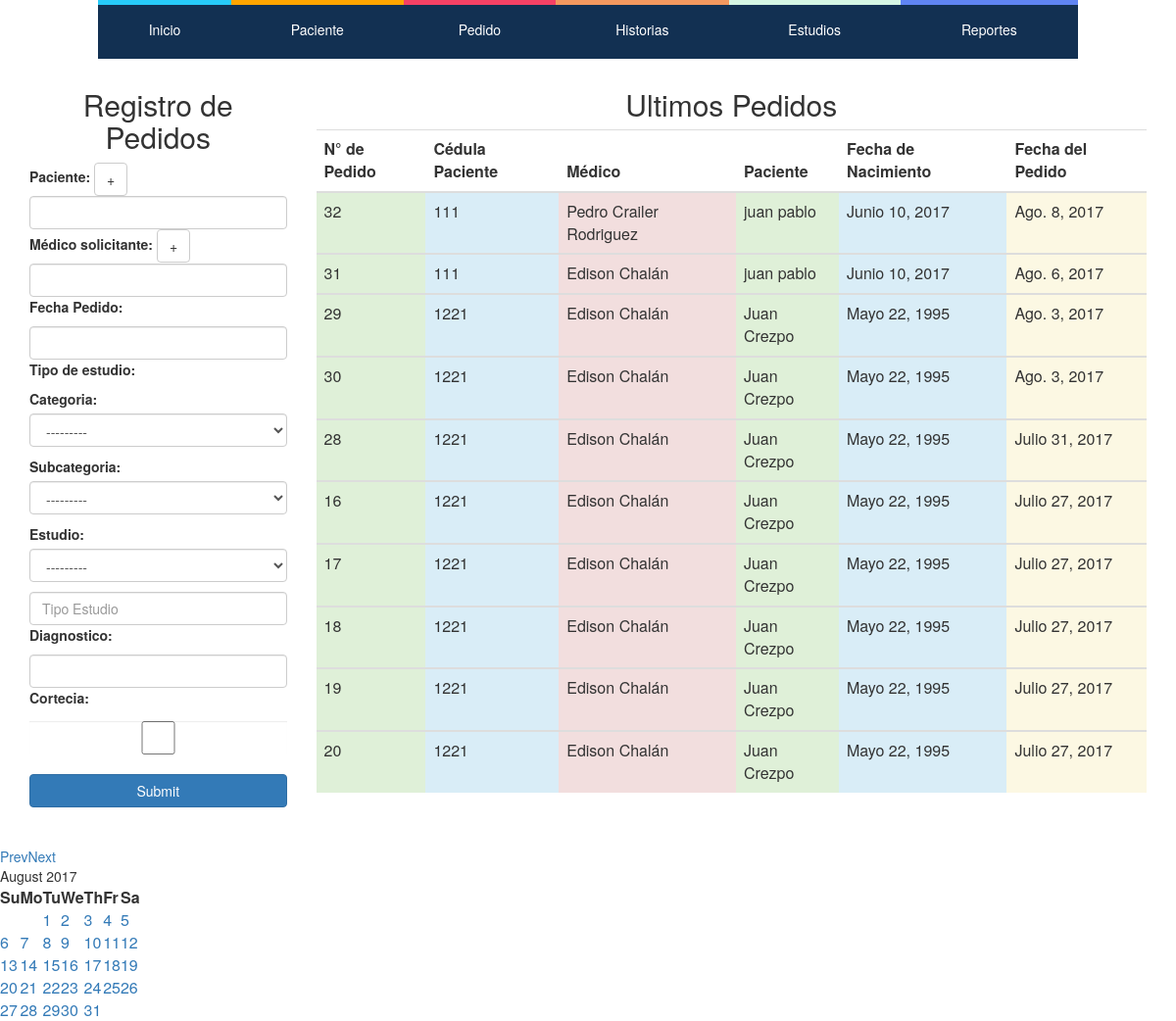
The page /pedidos/ (signed in) on the database its author committed.
### hcapp/models.py (models this page shows, shortened)
class Pedido(models.Model):
    TRUE_FALSE_CHOICE = ((True, "Yes"),(False, "No"))
    Paciente= models.ForeignKey(Paciente, on_delete=models.PROTECT)
    Medico= models.ForeignKey(MedicoSolicitante, on_delete=models.PROTECT)
    Diagnostico_presuntivo= models.CharField(max_length=255, null=True, blank=True)
    Fecha_pedido = models.DateField(auto_now=True) # auto_add será valido ???
    Fecha = models.DateField(auto_now=True)
    Cortecia = models.BooleanField(choices=TRUE_FALSE_CHOICE)

class Paciente (models.Model):
    Cedula = models.IntegerField(null=False, blank=False, unique=True) # es necesaria?
    Nombre = models.CharField(max_length=128, null=False, blank=False)
    Apellido = models.CharField(max_length=128, null=False, blank=False)
    Telefono = models.IntegerField(validators=[MaxValueValidator(9999999999)], null=True, blank=True)
    Fecha_nacimiento= models.DateField(null= True, blank=True)
    Fecha_ingreso= models.DateField(auto_now=True, auto_now_add=False)
    '''def save(self, *args, **kwargs):
        if not self.Edad:
            self.Edad = calculate_age(self.Fecha_nacimiento)
        super(Paciente, self).save(*args, **kwargs)'''

class MedicoSolicitante (models.Model):
    Nombre = models.CharField(max_length=128, null=False, blank=False)
    Apellido = models.CharField(max_length=128, null=False, blank=False)
    Telefono = models.IntegerField(validators=[MaxValueValidator(9999999999)], null=True, blank=True)

### hcapp/views.py (the view)
# urls.py: url(r'^pedidos/$',user_passes_test(views.superuser_or_medico)(views.PedidosHome) ,name="Home-Pedidos"),
def PedidosHome(request):
    nform=NombreEstudioForm()
    form=PedidoForm()
    drop=TipoEstudioForm()
    ultimos_pedidos= Pedido.objects.order_by('-Fecha')[:10]
    context={'form':form, 'nombre_estudio_form':nform,
    'drop_form':drop, 'ultimos_pedidos':ultimos_pedidos}
    return render(request, "hcapp/pedidos_home.html",context )

### hcapp/forms.py
class PedidoForm(forms.Form):
    Paciente = forms.CharField(validators=[validar_cliente_existe], widget=forms.TextInput(attrs={'class': 'form-control'}))
    Medico= forms.CharField(validators=[validar_medico_existe], label='Médico solicitante',required=False)
    Fecha= forms.DateField(label='Fecha Pedido',required=False)
    Estudio=forms.CharField(widget=forms.TextInput(attrs={'placeholder': 'Tipo Estudio', 'title': 'Escribe el nombre del estudio y se autocompletará'}), label='Tipo de estudio',validators=[validar_estudio_existe])
    Diagnostico=forms.CharField(required=False)
    Cortecia = forms.BooleanField(widget=forms.CheckboxInput(attrs={'title': 'Haz click si este pedido será una Cortecía'}),required=False)
    def __init__(self, *args, **kwargs):
        super(PedidoForm, self).__init__(*args, **kwargs)
        for x, y in self.fields.items():
            self.fields[x].widget.attrs.update({'class': 'form-control'})

class NombreEstudioForm(forms.Form):
    Estudio=forms.CharField(widget=forms.TextInput(attrs={'class': 'form-control'}), label='Tipo de estudio',validators=[validar_estudio_existe],required=False)

### hcapp/models.py (called while the page is built)
    def __str__(self):
        return ("cat: "+str(self.Nombre))

### hcapp/views.py (called while the page is built)
def superuser_or_medico(user):
    return user.is_superuser or user.groups.filter(name='medicos').exists()

### hcapp/templates/hcapp/pedidos_home.html (shortened to what this page needs)
{% extends "hcapp/index.html" %}
{% load staticfiles %}
{% block contenido %}
<div class="container">
  <div class="row">
    <div class="col-md-3 col-xs-4 col-sm-6">
      <form method="post" action="{% url 'hcapp:Crear-Pedidos' %}">
        <h2 align="center">Registro de Pedidos</h2>
          {% for field in form%}
          <label> {{field.label_tag}} </label>
          {% if field.name == 'Paciente' %}
        <input title="Crear nuevo Paciente" type="button" class="btn btn-default" value="+" onclick="location.href = '{% url 'hcapp:Crear-Paciente' %}'">
        {% endif %}
        {% if field.name == 'Medico' %}
        <input title="Crear nuevo Médico" type="button" class="btn btn-default" value="+" onclick="location.href = '{% url 'hcapp:Crear-Medico' %}'">
        {% endif %}
        {% if field.name == 'Estudio' %}
        {{drop_form.as_p}}
        {% endif %}
            <div > {{ field }} </div>
        {% endfor %}
        <br>
        <input type="submit" class="btn btn-primary btn-block" name="enviar">
        <br>
    </form>
    </div>
      <div class="col-md-9 col-xs-8 col-sm-6">
        <div class="table-responsive" align="center">
          <table class="table Contextual Classes" >
                          <thead>
                              <tr colspan="6" align="center"><center><h2> Ultimos Pedidos</h2></center></tr>
                            <tr>
                                <th align="center"> N° de Pedido </th>
                                <th align="center"> Cédula Paciente </th>
                                <th align="center"> Médico </th>
                                <th align="center"> Paciente </th>
                                <th align="center"> Fecha de Nacimiento </th>
                                <th align="center"> Fecha del Pedido </th>
                            </tr>
                          </thead>
                              {% for pedido in ultimos_pedidos %}
                          <tbody>
                           <tr>
                                <td class="success">
                                   {{pedido.pk}}
                                </td>
                                <td class="info">
                                   {{pedido.Paciente.Cedula}}
                                </td>
                                <td class="danger">
                                    {{pedido.Medico.Nombre}} {{pedido.Medico.Apellido}}
                                </td>
                                <td class="success">
                                    {{pedido.Paciente.Nombre }}  {{pedido.Paciente.Apellido}}
                                </td>
                                <td class="info">
                                  {{pedido.Paciente.Fecha_nacimiento}}
                                </td>
                                <td class="warning">
                                  {{pedido.Fecha_pedido}}
                                </td>
                            </tr>
                            </tbody>
                            {% endfor %}
                    </table>
                </div>
            </div>
        <br>
  </div>
</div>
<br>
{% endblock contenido %}

### hcapp - copia/templates/hcapp/index.html (shortened to what this page needs)
{% load staticfiles %}
<html lang="en">
    <link rel="stylesheet" href="{% static 'css/fonts.css' %}">
    <link rel="stylesheet" href="{% static 'css/estilo_distribucion_cntenido.css' %}">
    <link rel="stylesheet" href="{% static 'css/style.css' %}">
    <link rel="stylesheet" href="{% static 'css_boot/bootstrap.css' %}">
  <head>
 </head>
  <body>
    <div class="contenedor_titulo">
        <div class="col-md-12">
            <h1 align="center"> CEDYLABE <span>&#160</span></h1>
        </div>
    </div>
        <div id="contenedor">
            <nav>
                <ul>
                    <li><a href="index.html"><span class="color1"><i class="icon icon-home"></i></span>Inicio</a></li>
                    <li><a href="{% url "hcapp:Crear-Paciente" %}"><span class="color2"><i class="icon icon-man"></i></span>Paciente</a></li>
                    <li><a href="pedido.html"><span class="color3"><i class="icon icon-file-text2"></i></span>Pedido</a></li>
                    <li><a href="historias.html"><span class="color4"><i class="icon icon-files-empty"></i></span>Historias</a></li>
                    <li><a href="estudios.html"><span class="color5"><i class="icon icon-profile"></i></span>Estudios</a></li>
                    <li><a href="reportes.html"><span class="color6"><i class="icon icon-folder-open"></i></span>Reportes</a></li>
                </ul>
            </nav>
        </div>
{% block contenido %}
{% endblock contenido %}
  </body>
  </body>
 </html>

### hcapp/static/css/estilo_distribucion_cntenido.css (style rules this page uses)
* { margin: 0; padding: 0; }
body { font-family: none; background: #fff; color: #fff; }
nav { top:-20px; position: absolute; left:0; right:0; margin:20px auto; max-width:1000px; width:90%; }
nav ul { list-style:none; }
nav > ul { display:table; width:100%; background:#123052; position:relative; }
nav > ul li { display:table-cell; }
nav > ul > li { display: table-cell; }
nav > ul li a { color:#fff; display:block; line-height:20px; padding:20px; position: relative; text-align:center; text-decoration:none; -webkit-transition: all .3s ease; -moz-transition: all .3s ease; -ms-transition: all .3s ease; -o-transition: all .3s ease; transition: all .3s ease; }
nav > ul > li > a span { background:#174459; display:block; height:100%; width:100%; left:0; position:absolute; top:-55px; -webkit-transition: all .3s ease; -moz-transition: all .3s ease; -ms-transition: all .3s ease; -o-transition: all .3s ease; transition: all .3s ease; }
nav > ul > li > a span .icon { display:block; line-height:60px; }
nav ul li a .color1 { background: #27CBF9; }
nav ul li a .color2 { background:orange; }
nav ul li a .color3 { background: #F54165; }
nav ul li a .color4 { background: #F3985F; }
nav ul li a .color5 { background: #D5F5E3; }
nav ul li a .color6 { background: #5F84F3; }

### hcapp/static/css/style.css (style rules this page uses)
[class^="icon-"], [class*=" icon-"] { font-family: 'icomoon' !important; speak: none; font-style: normal; font-weight: normal; font-variant: normal; text-transform: none; line-height: 1; -webkit-font-smoothing: antialiased; -moz-osx-font-smoothing: grayscale; }
.icon-profile:before { content: "\e923"; }
.icon-file-text2:before { content: "\e926"; }
.icon-man:before { content: "\e9dc"; }

### rows shown on the page
Pedido: pk "32", Paciente.Cedula "111", Medico.Nombre "Pedro", Medico.Apellido "Crailer Rodriguez", Paciente.Nombre "juan", Paciente.Apellido "pablo", Paciente.Fecha_nacimiento "Junio 10, 2017", Fecha_pedido "Ago. 8, 2017"
Pedido: pk "31", Paciente.Cedula "111", Medico.Nombre "Edison", Medico.Apellido "Chalán", Paciente.Nombre "juan", Paciente.Apellido "pablo", Paciente.Fecha_nacimiento "Junio 10, 2017", Fecha_pedido "Ago. 6, 2017"
Pedido: pk "29", Paciente.Cedula "1221", Medico.Nombre "Edison", Medico.Apellido "Chalán", Paciente.Nombre "Juan", Paciente.Apellido "Crezpo", Paciente.Fecha_nacimiento "Mayo 22, 1995", Fecha_pedido "Ago. 3, 2017"
Pedido: pk "30", Paciente.Cedula "1221", Medico.Nombre "Edison", Medico.Apellido "Chalán", Paciente.Nombre "Juan", Paciente.Apellido "Crezpo", Paciente.Fecha_nacimiento "Mayo 22, 1995", Fecha_pedido "Ago. 3, 2017"
Pedido: pk "28", Paciente.Cedula "1221", Medico.Nombre "Edison", Medico.Apellido "Chalán", Paciente.Nombre "Juan", Paciente.Apellido "Crezpo", Paciente.Fecha_nacimiento "Mayo 22, 1995", Fecha_pedido "Julio 31, 2017"
Pedido: pk "16", Paciente.Cedula "1221", Medico.Nombre "Edison", Medico.Apellido "Chalán", Paciente.Nombre "Juan", Paciente.Apellido "Crezpo", Paciente.Fecha_nacimiento "Mayo 22, 1995", Fecha_pedido "Julio 27, 2017"
Pedido: pk "17", Paciente.Cedula "1221", Medico.Nombre "Edison", Medico.Apellido "Chalán", Paciente.Nombre "Juan", Paciente.Apellido "Crezpo", Paciente.Fecha_nacimiento "Mayo 22, 1995", Fecha_pedido "Julio 27, 2017"
Pedido: pk "18", Paciente.Cedula "1221", Medico.Nombre "Edison", Medico.Apellido "Chalán", Paciente.Nombre "Juan", Paciente.Apellido "Crezpo", Paciente.Fecha_nacimiento "Mayo 22, 1995", Fecha_pedido "Julio 27, 2017"
Pedido: pk "19", Paciente.Cedula "1221", Medico.Nombre "Edison", Medico.Apellido "Chalán", Paciente.Nombre "Juan", Paciente.Apellido "Crezpo", Paciente.Fecha_nacimiento "Mayo 22, 1995", Fecha_pedido "Julio 27, 2017"
Pedido: pk "20", Paciente.Cedula "1221", Medico.Nombre "Edison", Medico.Apellido "Chalán", Paciente.Nombre "Juan", Paciente.Apellido "Crezpo", Paciente.Fecha_nacimiento "Mayo 22, 1995", Fecha_pedido "Julio 27, 2017"

### other values the page prints
{{ field.label_tag }} "Paciente:" "Médico solicitante:" "Fecha Pedido:" "Tipo de estudio:" "Diagnostico:" "Cortecia:"
